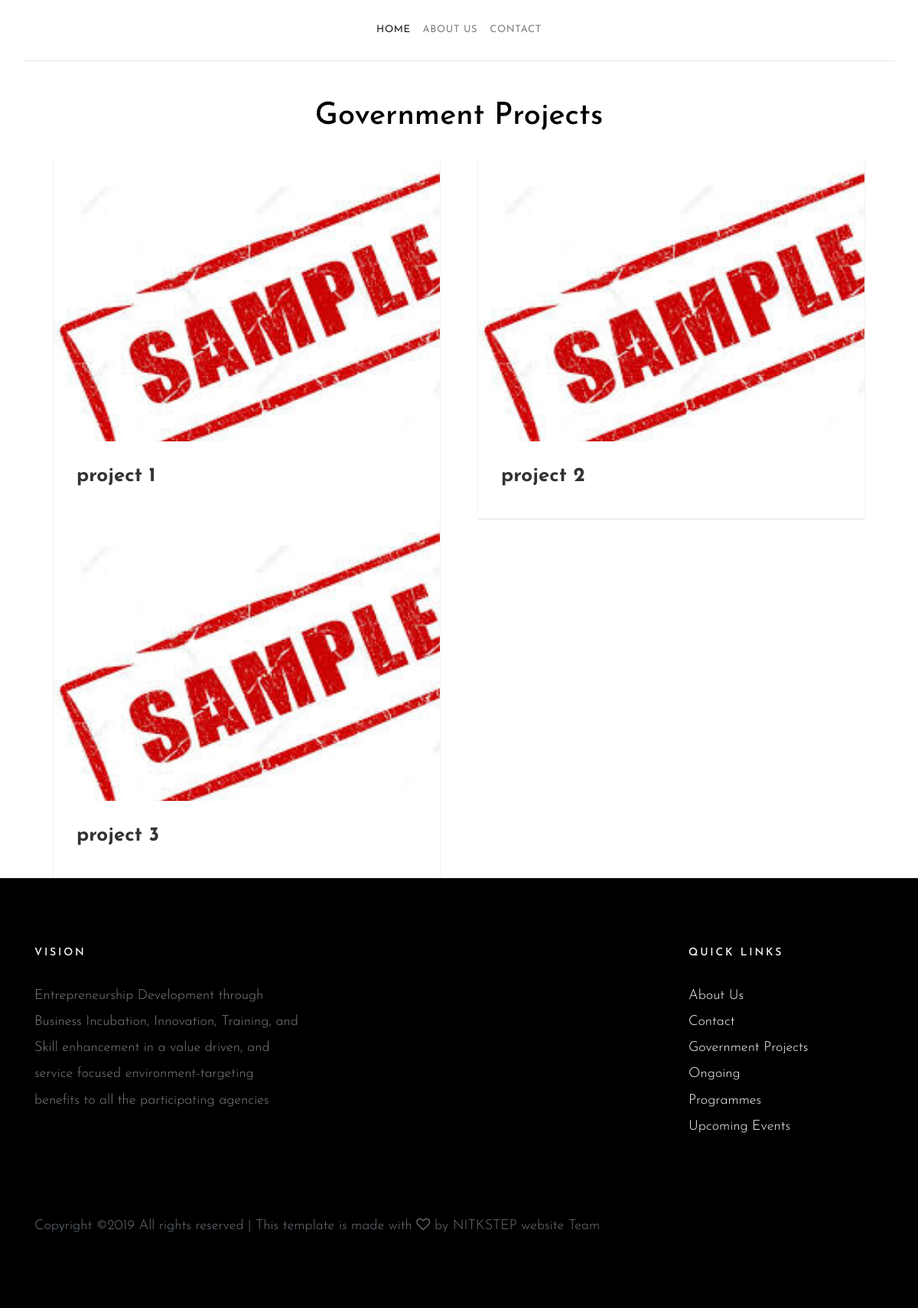
The app's page /step/govprojects/ with its own data.
### step/models.py (models this page shows)
class govtProjects(models.Model):
    image = models.ImageField(upload_to='documents/')
    title = models.CharField(max_length = 80, blank =  False  )
    description = models.TextField(blank =  False  )
    details = models.TextField(blank =  False  )

### step/views.py (the view)
# urls.py: path('govprojects/', views.gov_projects, name='gov_projects'),
def gov_projects(request):
    obj = govtProjects.objects.all()
    context = {'obj': obj,'type':"Government Projects"}
    return render(request, 'step/info.html', context)

### step/templates/step/info.html (shortened to what this page needs)
{% load static %}
<!DOCTYPE html>
<html lang="en">
<head>
    <link rel="stylesheet" href="https://cdnjs.cloudflare.com/ajax/libs/meyer-reset/2.0/reset.min.css">
    <link rel='stylesheet prefetch' href='http://maxcdn.bootstrapcdn.com/font-awesome/4.2.0/css/font-awesome.min.css'>
  <link rel='stylesheet prefetch' href="{% static 'step/css/__codepen_io_andytran_pen.css' %}">
        <link rel="stylesheet" href="{% static 'step/css/style.css' %}">
        <link rel="stylesheet" href="{% static 'step/th/css/bootstrap.css' %}">
        <link rel="stylesheet" href="{% static 'step/th/css/animate.css' %}">
        <link rel="stylesheet" href="{% static 'step/th/css/owl.carousel.min.css' %}">
        <link rel="stylesheet" href="{% static 'step/th/fonts/ionicons/css/ionicons.min.css' %}">
        <link rel="stylesheet" href="{% static 'step/th/fonts/fontawesome/css/font-awesome.min.css' %}">
        <link rel="stylesheet" href="{% static 'step/th/fonts/flaticon/font/flaticon.css' %}">
        <link rel="stylesheet" href="{% static 'step/th/css/style.css' %}">
</head>
<body>
  <header role="banner">
      <nav class="navbar navbar-expand-md  navbar-light bg-light">
          <div class="container">
            <div class="collapse navbar-collapse" id="navbarMenu">
              <ul class="navbar-nav mx-auto">
                <li class="nav-item">
                  <a class="nav-link active" href="/step/">Home</a>
                </li>
                <li class="nav-item">
                  <a class="nav-link" href="#">About Us</a>
                </li>
                <li class="nav-item">
                  <a class="nav-link" href="#">Contact</a>
                </li>
              </ul>
            </div>
          </div>
        </nav>
        <div class="container logo-wrap">
            <div class="row pt-5">
              <div class="col-12 text-center">
                <h1 class="mb-4><a href="#">{{ type }}</a></h1>
              </div>
            </div>
          </div>
  </header>
  <section class="blog-post-area section-margin mt-4">
    <div class="container">
     {% for ob in obj %}
     <div class="column">
                    <div class="post-module" onclick="function2({{ ob.id }})">
                        <div class="thumbnail">
                          <img src="{% get_media_prefix %}{{ ob.image }}"/>
                      </div>
                      <div class="post-content">
                      <h1 class="title">{{ ob.title }}</h1>
                      </div>
                    </div>
                  </div>
                  {% endfor %}
                </div></section>
    <footer class="site-footer">
        <div class="container">
          <div class="row mb-5">
            <div class="col-md-4">
              <h3>Vision</h3>
              <p>Entrepreneurship Development through Business Incubation, Innovation, Training, and Skill enhancement in a value driven, and service focused environment-targeting benefits to all the participating agencies</p>
            </div>
            <div class="col-md-6 ml-auto">
              <div class="row">
                <div class="col-md-6"></div>
                <div class="col-md-4">
                  <div class="mb-5">
                    <h3>Quick Links</h3>
                    <ul class="list-unstyled">
                      <li><a href="#">About Us</a></li>
                      <li><a href="#">Contact</a></li>
                      <li><a href="#">Government Projects</a></li>
                      <li><a href="#">Ongoing Programmes</a></li>
                      <li><a href="#">Upcoming Events</a></li>
                    </ul>
                  </div>
                </div>
              </div>
            </div>
          </div>
          <div class="row">
            <div class="col-md-12">
  Copyright &copy;<script>document.write(new Date().getFullYear());</script> All rights reserved | This template is made with <i class="fa fa-heart-o" aria-hidden="true"></i> by <a target="_blank">NITKSTEP website Team</a>
            </div>
          </div>
        </div>
      </footer>
</body>
</html>

### step/static/step/css/style.css (style rules this page uses)
body { background: #f2f2f2; font-family: 'proxima-nova-soft', sans-serif; font-size: 14px; -webkit-font-smoothing: antialiased; -moz-osx-font-smoothing: grayscale; }
.post-module { position: relative; z-index: 1; display: block; background: #FFFFFF; min-width: 270px; height: 470px; -webkit-box-shadow: 0px 1px 2px 0px rgba(0, 0, 0, 0.15); -moz-box-shadow: 0px 1px 2px 0px rgba(0, 0, 0, 0.15); box-shadow: 0px 1px 2px 0px rgba(0, 0, 0, 0.15); -webkit-transition: all 0.3s linear 0s; -moz-transition: all 0.3s linear 0s; -ms-transition: all 0.3s linear 0s; -o-transition: all 0.3s linear 0s; transition: all 0.3s linear 0s; }
.post-module .thumbnail { background: #000000; height: 400px; overflow: hidden; }
.post-module .thumbnail img { display: block; width: 120%; -webkit-transition: all 0.3s linear 0s; -moz-transition: all 0.3s linear 0s; -ms-transition: all 0.3s linear 0s; -o-transition: all 0.3s linear 0s; transition: all 0.3s linear 0s; }
.post-module .post-content { position: absolute; bottom: 0; background: #FFFFFF; width: 100%; padding: 30px; -webkti-box-sizing: border-box; -moz-box-sizing: border-box; box-sizing: border-box; -webkit-transition: all 0.3s cubic-bezier(0.37, 0.75, 0.61, 1.05) 0s; -moz-transition: all 0.3s cubic-bezier(0.37, 0.75, 0.61, 1.05) 0s; -ms-transition: all 0.3s cubic-bezier(0.37, 0.75, 0.61, 1.05) 0s; -o-transition: all 0.3s cubic-bezier(0.37, 0.75, 0.61, 1.05) 0s; transition: all 0.3s cubic-bezier(0.37, 0.75, 0.61, 1.05) 0s; }
.post-module .post-content .title { margin: 0; padding: 0 0 10px; color: #333333; font-size: 26px; font-weight: 700; }
.container { max-width: 800px; min-width: 640px; margin: 0 auto; }
.container:before, .container:after { content: ''; display: block; clear: both; }
.container .column { width: 50%; padding: 0 25px; -webkti-box-sizing: border-box; -moz-box-sizing: border-box; box-sizing: border-box; float: left; }

### step/static/step/th/css/style.css (style rules this page uses)
body { background: #fff; font-family: "Josefin Sans", arial, sans-serif; font-weight: 300; font-size: 18px; line-height: 1.9; color: #6c757d; }
a { -webkit-transition: .3s all ease; -o-transition: .3s all ease; transition: .3s all ease; text-decoration: none; }
h1, h2, h3, h4, h5 { color: #000; font-family: "Josefin Sans", arial, sans-serif; }
header { position: relative; top: 0; left: 0; width: 100%; z-index: 5; font-weight: 400; background: #fff !important; }
header .navbar-collapse { position: relative; }
header .navbar { padding-top: 0; padding-bottom: 0; background: transparent !important; }
header .navbar .nav-link { padding: 1.7rem 1rem; font-size: 13px; outline: none !important; text-transform: uppercase; letter-spacing: .05em; }
.navbar > .container { border-bottom: 1px solid #e6e6e6; }
.site-footer { background-size: cover; background-position: center center; background-repeat: no-repeat; padding: 5em 0; background: #000; }
.site-footer a { color: #fff; }
.site-footer h3 { color: #fff; margin-bottom: 30px; font-size: 14px; text-transform: uppercase; letter-spacing: .2em; }
.site-footer p { color: rgba(255, 255, 255, 0.5); }

### records on screen
govtProjects: image (picture), title "project 1"
govtProjects: image (picture), title "project 2"
govtProjects: image (picture), title "project 3"

### other values on screen
{{ type }} "Government Projects"
